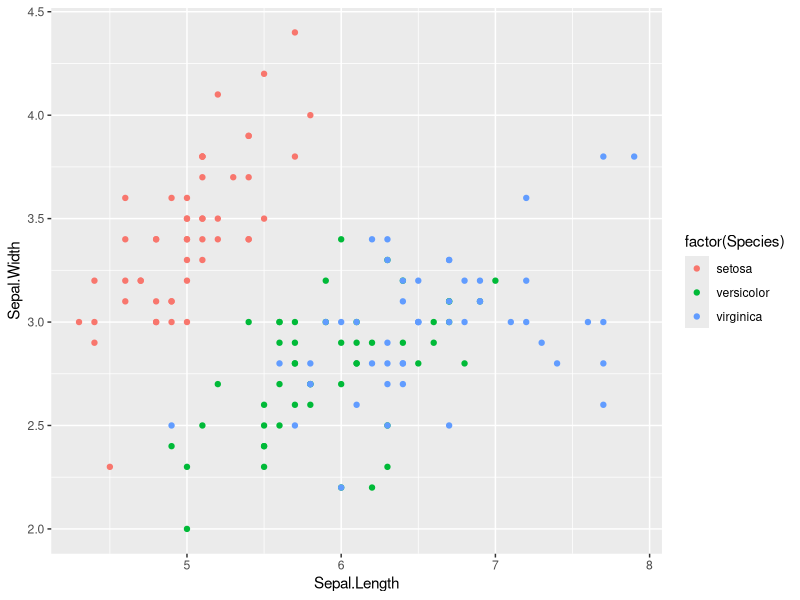
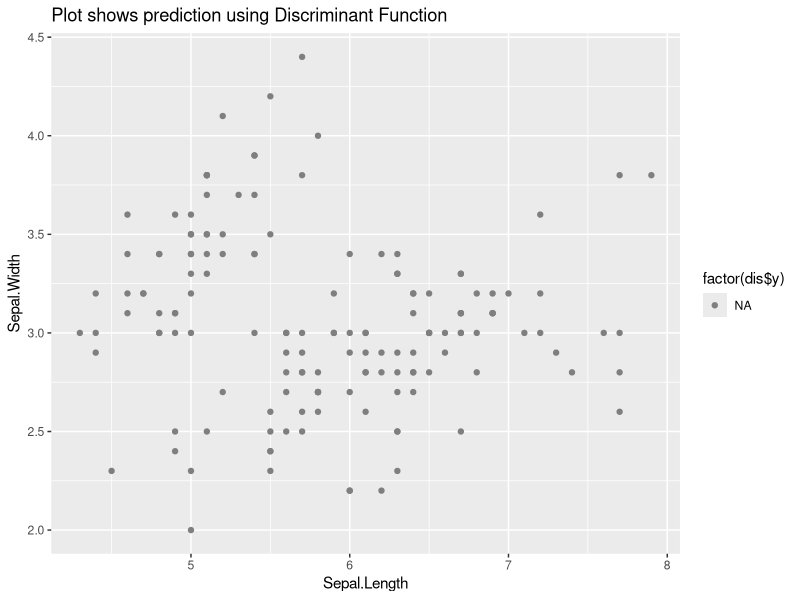
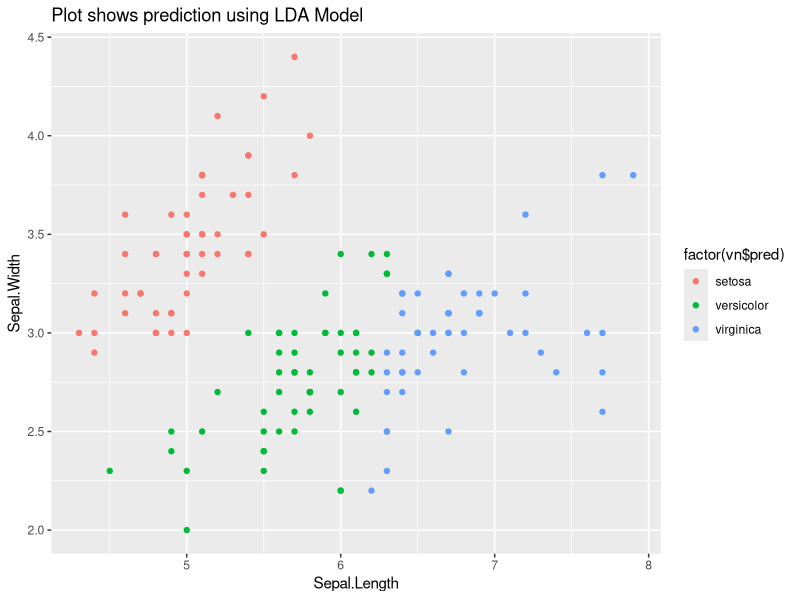

Here is the R script that generated these plots, in order: (Note: this script raises an error after producing the figures.)
## ---- chunk 1
knitr::opts_chunk$set(echo = TRUE)
library(ggplot2)
library(MASS)
library(mvtnorm)
## ---- chunk 2
data=iris
x0=c(data$Sepal.Length)
y0=c(data$Sepal.Width)
z=c(data$Species)
x = data.frame(x1=x0,x2=y0)
y=as.factor(z)

# scatter plot for original data with target
ggplot(data = data, aes(x = Sepal.Length,y = Sepal.Width)) +geom_point(aes(color = factor(Species)))
## ---- chunk 3
# Grouping the Targets
  group1_index = which( y == 1 )
  group2_index = which( y == 2 )
  group3_index = which( y == 3 )
  
#priors:
  prior_group1 = length(group1_index) / length(y)
  prior_group2 = length(group2_index) / length(y)
  prior_group3 = length(group3_index) / length(y)
  print("Prior probabilities of groups:")
  print(c(prior_group1, prior_group2,prior_group3))
  
#means:
  mean_group1 = as.matrix(colMeans(x[group1_index, ]))
  mean_group2 = as.matrix(colMeans(x[group2_index, ]))
  mean_group3 = as.matrix(colMeans(x[group3_index, ]))
  
  print("Group means:")
  print(cbind(mean_group1, mean_group2,mean_group3))
  
# Covariance Matrix
  cv1<-cov(x[group1_index, ])
  cv2<-cov(x[group2_index, ])
  cv3<-cov(x[group3_index, ])
  print("covariance matrix of group 1")
  print(cv1)
  
  print("covariance matrix of group 2")
  print(cv2)
  
  print("covariance matrix of group 3")
  print(cv3)
## ---- chunk 4
# Pooled Co-variance Matrix
  pooled_cv<-as.matrix((length(group1_index)*cv1)+(length(group2_index)*cv2)+
                         (length(group3_index)*cv3))/length(y)
  print("Pooled covariance matrix of groups")
  print(pooled_cv)
  
## ---- chunk 5
# Discriminant function
 
 disc_fn<-function(v,p_cv,m_g,p_g)
 {
   v<-as.matrix(v)
   p_cv<-solve(p_cv)
   d1<-((v%*%p_cv)%*%(m_g))
   d2<-(0.5*t(m_g))%*%(p_cv)%*%(m_g)
   t_d<-d1-(as.numeric(d2))+log(p_g)
   return(t_d)
 }

## ---- chunk 6
# Decision Boundary Function
decision_boundary<-function(x,y,z)
{
  y<-solve(y)
  m<-(-0.5*t(x))%*%(y)%*%(x)
  w_oi<-m+log(z)
  w_i<-y%*%x
  #cat("w_0i",w_oi,"\n","w_i",w_i,"\n")
}

dc1<- decision_boundary(mean_group1,cv1,prior_group1)   #decision_bndy value of group 1
dc2<- decision_boundary(mean_group2,cv2,prior_group2)   #decision_bndy value of group 2
dc3<- decision_boundary(mean_group3,cv3,prior_group3)   #decision_bndy value of group 3

dc_b<-data.frame(dc1,dc2,dc3)
colnames(dc_b)<-c("Setosa","Versicolor","Virginica")
cat("Coefficients")               
dc_b
## ---- chunk 7
#Bind the Discriminant values in the data.frame 

 d_val1<- disc_fn(x,pooled_cv,mean_group1,prior_group1)
 d_val2<- disc_fn(x,pooled_cv,mean_group2,prior_group2)
 d_val3<- disc_fn(x,pooled_cv,mean_group3,prior_group3)

 disc_val<-cbind(d_val1,d_val2,d_val3)
 dis<-as.data.frame(disc_val)

colnames(dis)<-c("setosa","versicolor","virginica")

# Found the target value of this data by max value occurs on the row

  m<-colnames(dis)[max.col(dis, ties.method = "first")]

  dis$y<-m     # add those values as y in the same dataframe


 
 ggplot(data = data, aes(x = Sepal.Length,y = Sepal.Width)) +
  geom_point(aes(color = factor(dis$y))) + ggtitle("Plot shows prediction using Discriminant Function") 

#confusion matrix

cat("Confusion Matrix of prediction using Discriminant function")
 table(as.factor(dis$y), y)

#miss-classification rate
missclassrate=function(y,y_i)
{
  n=length(y)
  v<-1-(sum(diag(table(y,y_i)))/n)
  return(v)
}
ms=missclassrate(as.factor(dis$y),y)

cat("Misclassification Rate using Discrimiant function","\n")
ms
## ---- chunk 8
#LDA Model
  fit_lda <- lda(y~., data = x)
  # ca("coefficients")
  # coef(fit_lda)
  pred_lda <- predict(fit_lda, x)
  vn<-data.frame(original = y, pred = pred_lda$class)
  cat("Confusion Matrix using LDA model")
  table(vn$pred,vn$original)
  ldms=missclassrate(as.factor(vn$pred),y)
  cat("Misclassification Rate using LDA model","\n")
  ldms
  
  ggplot(data = data, aes(x = Sepal.Length,y = Sepal.Width)) +
   geom_point(aes(color = factor(vn$pred)))+ ggtitle("Plot shows prediction using LDA Model") 
## ---- chunk 9
# bind the all groups in a single dataframe
  bvn1 <- rmvnorm(50, mean = mean_group1, sigma = cv1 )
  bvn2 <- rmvnorm(50, mean = mean_group2, sigma = cv2 )
  bvn3 <- rmvnorm(50, mean = mean_group3, sigma = cv3 )

  bvn<-rbind(bvn1,bvn2,bvn3)
  bvn<-as.data.frame(bvn)
  bvn$y<-y

  sample_data<-bvn[sample(nrow(bvn), 150), ]

  colnames(bvn)<-c("sepal.length","sepal.width","species")
  

  ggplot(data =bvn, aes(x = sepal.length,y = sepal.width)) +
    geom_point(aes(color = factor(y))) + ggtitle("sampled data of iris") 

 

## ---- chunk 10
### 5.Logistic Regression Model
 
 library(nnet)
 irisModel<-multinom(y~x1+x2 ,data =  x)
  m<-summary(irisModel)

  pred2<-predict(irisModel,x)
  pred2

  ggplot(data = data, aes(x = Sepal.Length,y = Sepal.Width)) +
    geom_point(aes(color = factor(pred2)))+ ggtitle("Plot shows prediction using Logistic Regression Model") 

  table("Prediction"=as.factor(pred2), "Reference"=y)   # confusiom Matrix
  
  lms=missclassrate(as.factor(pred2),y)
  cat("Misclassification Rate using Logistic Regression model","\n")
  lms

